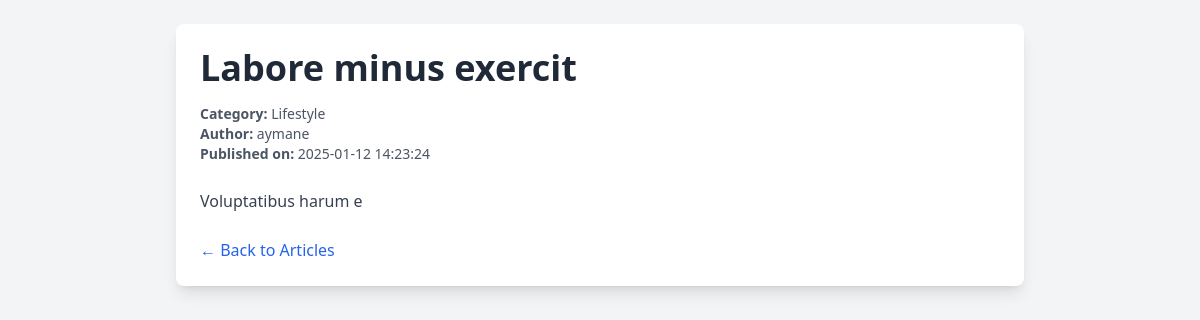
Page /app/userView/articleDetail.php?id=55 on the committed database.
### tables this page shows
CREATE TABLE `articles` (
  `id` bigint(20) UNSIGNED NOT NULL,
  `title` varchar(255) NOT NULL,
  `slug` varchar(255) NOT NULL,
  `content` text NOT NULL,
  `excerpt` text DEFAULT NULL,
  `meta_description` varchar(160) DEFAULT NULL,
  `category_id` bigint(20) NOT NULL,
  `featured_image` varchar(255) DEFAULT NULL,
  `status` enum('draft','published','scheduled','pending') NOT NULL DEFAULT 'pending',
  `scheduled_date` datetime DEFAULT NULL,
  `author_id` bigint(20) NOT NULL,
  `created_at` timestamp NOT NULL DEFAULT current_timestamp(),
  `updated_at` timestamp NOT NULL DEFAULT current_timestamp() ON UPDATE current_timestamp(),
  `views` int(11) DEFAULT 0
);

CREATE TABLE `categories` (
  `id` bigint(20) NOT NULL,
  `name` text NOT NULL
);

CREATE TABLE `users` (
  `id` bigint(20) NOT NULL,
  `username` varchar(20) NOT NULL,
  `email` varchar(255) NOT NULL,
  `password_hash` varchar(255) NOT NULL,
  `bio` text DEFAULT NULL,
  `profile_picture_url` varchar(255) DEFAULT NULL,
  `role` enum('user','author','admin') NOT NULL DEFAULT 'user'
);

### app/config/database.php (called while the page is built, shortened)
<?php
class Database
{
    private $servername = "localhost";
    private $username = "root";
    private $password = "";
    private $dbname = "blogger";
    private $conn;
    public function __construct()
    {
        try {
            $this->conn = new PDO("mysql:host={$this->servername};dbname={$this->dbname}", $this->username, $this->password);
            $this->conn->setAttribute(PDO::ATTR_ERRMODE, PDO::ERRMODE_EXCEPTION);
        } catch (PDOException $e) {
            die("Connection failed: " . $e->getMessage());
        }
    }
    public function getConnection() {
        return $this->conn;
    }
}

### app/class/article/article.php (called while the page is built, shortened)
<?php
class Article
{
    private $conn;
    public function __construct()
    {
        $this->conn = (new Database())->getConnection();
    }
    public function getArticleById($id)
    {
        $sql = "
            SELECT
                articles.*,
                categories.name AS category_name,
                users.username AS author_name
            FROM articles
            INNER JOIN categories ON articles.category_id = categories.id
            INNER JOIN users ON articles.author_id = users.id
            WHERE articles.id = :id
        ";
        $stmt = $this->conn->prepare($sql);
        $stmt->bindParam(':id', $id);
        $stmt->execute();
        return $stmt->fetch(\PDO::FETCH_ASSOC);
    }
}
?>

### app/userView/articleDetail.php (the view, shortened to what this page needs)
<?php
require_once __DIR__ . '/../class/article/article.php';
$articleId = $_GET['id'];
$article = new Article();
$articleDetails = $article->getArticleById($articleId);
?>
<!DOCTYPE html>
<html lang="en">
<head>
    <script src="https://cdn.tailwindcss.com"></script>
</head>
<body class="bg-gray-100 h-screen">
    <div class="max-w-4xl mx-auto p-6">
        <div class="bg-white shadow-lg rounded-lg overflow-hidden">
            <div class="p-6">
                <h1 class="text-4xl font-extrabold mb-4 text-gray-800"><?= htmlspecialchars($articleDetails['title']) ?></h1>
                <div class="mb-6 text-sm text-gray-600">
                    <p><strong>Category:</strong> <?= htmlspecialchars($articleDetails['category_name']) ?></p>
                    <p><strong>Author:</strong> <?= htmlspecialchars($articleDetails['author_name']) ?></p>
                    <p><strong>Published on:</strong> <?= htmlspecialchars($articleDetails['created_at']) ?></p>
                </div>
                <div class="mb-6">
                    <p class="text-gray-700 leading-relaxed ">
                        <?= nl2br(htmlspecialchars($articleDetails['content'])) ?>
                    </p>
                </div>
                <a href="articleU.php" class="inline-block text-blue-600 font-medium hover:underline">
                    ← Back to Articles
                </a>
            </div>
        </div>
    </div>
</body>
</html>

### rows in the picture
articles: title "Labore minus exercit", category.name "Lifestyle", author.username "aymane", created_at "2025-01-12 14:23:24", content "Voluptatibus harum e"
